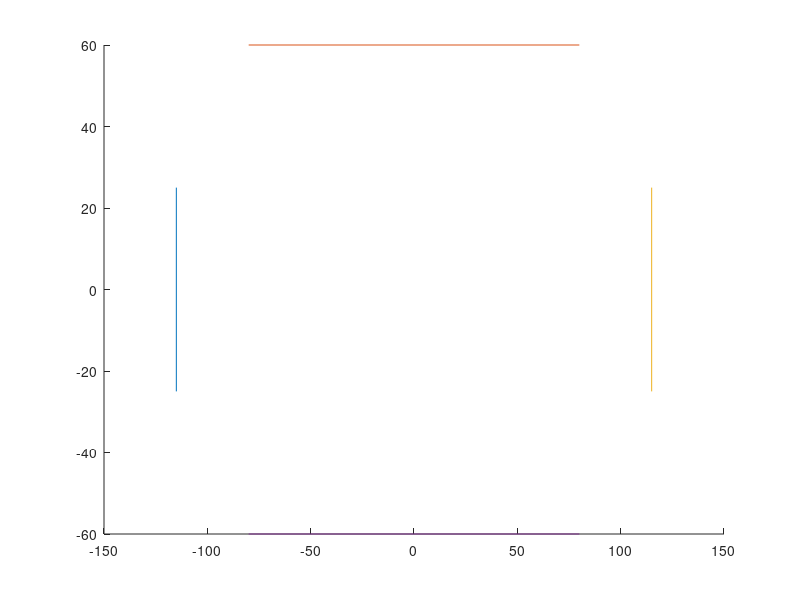

The MATLAB script that drew this image: (Note: this script raises an error after producing the figure.)
% function [h, h_filtered, h_dir, h_dir_filtered] = plot_ring()
function plot_ring()
    Px = 230/2;
    Py = 120/2;
    Gx = 10;
    Gy = 50;
    
    arc_radius   = 35;
    arc_center_x = Px - arc_radius;
    arc_center_y = Py - arc_radius;
    
    
    
    hold on
    
    %% Plot the straight lines of the ring
    plot([          -Px               -Px],...
         [Py-arc_radius    -Py+arc_radius],'-')
    plot([-Px+arc_radius Px-arc_radius],...
         [            Py            Py],'-')
    plot([           Px             Px],...
         [Py-arc_radius -Py+arc_radius],'-')
    plot([Px-arc_radius -Px+arc_radius],...
         [          -Py            -Py],'-')
    
    %% Plot the arcs at the corner
    plot_arc( pi/2,    pi, -arc_center_x,   arc_center_y, arc_radius)
    plot_arc(    0,  pi/2,  arc_center_x,   arc_center_y, arc_radius)
    plot_arc(    0, -pi/2,  arc_center_x,  -arc_center_y, arc_radius)
    plot_arc(-pi/2,   -pi, -arc_center_x,  -arc_center_y, arc_radius)
    
    
    %% Plot the goals
    % Goal A
    plot([             -Px              -Px-Gx],...
         [   Py-arc_radius       Py-arc_radius],'-')
    plot([          -Px-Gx              -Px-Gx],...
         [   Py-arc_radius    Py-Gy-arc_radius],'-')
    plot([          -Px-Gx                 -Px],...
         [Py-Gy-arc_radius    Py-Gy-arc_radius],'-') 
     
    % Goal B
    plot([              Px               Px+Gx],...
         [   Py-arc_radius       Py-arc_radius],'-')
    plot([           Px+Gx               Px+Gx],...
         [   Py-arc_radius    Py-Gy-arc_radius],'-')
    plot([           Px+Gx                  Px],...
         [Py-Gy-arc_radius    Py-Gy-arc_radius],'-') 
%     plot([-Px+arc_radius Px-arc_radius],...
%          [            Py            Py],'-')
%     plot([           Px             Px],...
%          [Py-arc_radius -Py+arc_radius],'-')
%     plot([Px-arc_radius -Px+arc_radius],...
%          [          -Py            -Py],'-')
    
    
    %% Plot the laser at the center ot the ring
    plot(0,0,'r*')
    

    
    axis equal
    
end